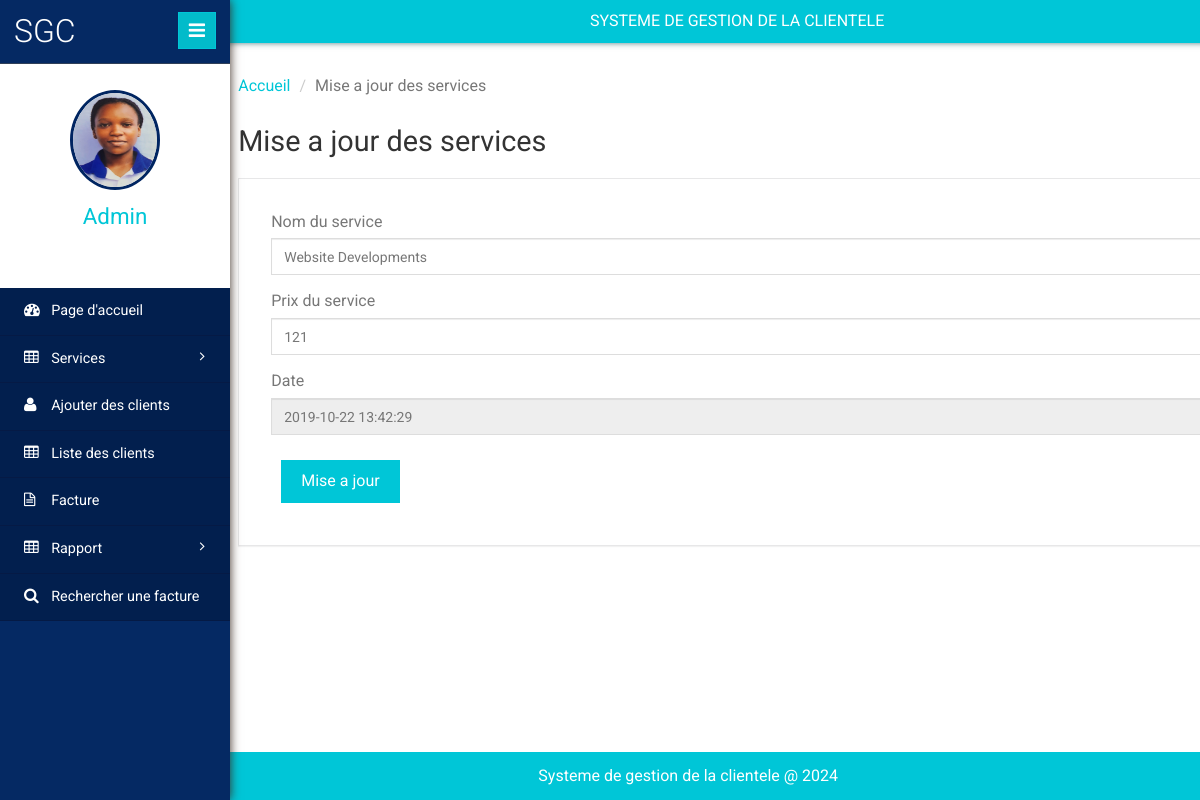
Screenshot of /clientms/admin/edit-services-details.php?editid=1 (signed in) with the database file from the repository.
### tables this page shows
CREATE TABLE `tblservices` (
  `ID` int(10) NOT NULL,
  `ServiceName` varchar(200) DEFAULT NULL,
  `ServicePrice` varchar(200) DEFAULT NULL,
  `CreationDate` timestamp NULL DEFAULT current_timestamp()
);

### clientms/admin/edit-services-details.php (the view, shortened to what this page needs)
<?php
include('includes/dbconnection.php');
if (strlen($_SESSION['clientmsaid']==0)) {
  header('location:logout.php');
  } else{
  ?>
<!DOCTYPE HTML>
<html>
<head>
	<link href="css/bootstrap.min.css" rel='stylesheet' type='text/css' />
	<link href="css/style.css" rel='stylesheet' type='text/css' />
	<link href="css/font-awesome.css" rel="stylesheet">
	<link rel="stylesheet" href="css/icon-font.min.css" type='text/css' />
</head>
<body>
<div class="page-container">
<div class="left-content">
<div class="inner-content">
<?php include_once('includes/header.php');?>
<div class="outter-wp">
<div class="sub-heard-part">
<ol class="breadcrumb m-b-0">
<li><a href="dashboard.php">Accueil</a></li>
<li class="active">Mise a jour des services</li>
</ol>
</div>
<div class="forms-main">
<h2 class="inner-tittle">Mise a jour des services </h2>
<div class="graph-form">
<div class="form-body">
<form method="post">
	<?php
$eid=$_GET['editid'];
$sql="SELECT * from tblservices where ID=:eid";
$query = $dbh -> prepare($sql);
$query->bindParam(':eid',$eid,PDO::PARAM_STR);
$query->execute();
$results=$query->fetchAll(PDO::FETCH_OBJ);
$cnt=1;
if($query->rowCount() > 0)
{
foreach($results as $row)
{               ?>
	<div class="form-group"> <label for="exampleInputEmail1">Nom du service</label> <input type="text" name="sname" value="<?php echo $row->ServiceName;?>" class="form-control" required='true'> </div>
	<div class="form-group"> <label for="exampleInputEmail1">Prix du service</label> <input type="text" name="price" value="<?php echo $row->ServicePrice;?>" class="form-control" required='true'> </div>
	<div class="form-group"> <label for="exampleInputEmail1">Date</label> <input type="text" name="" value="<?php echo $row->CreationDate;?>" readonly='true' class="form-control" required='true'> </div>
		<?php $cnt=$cnt+1;}} ?>
	 <button type="submit" class="btn btn-default" name="submit" id="submit">Mise a jour</button> </form>
</div>
</div>
</div>
</div>
<?php include_once('includes/footer.php');?>
</div>
</div>
<?php include_once('includes/sidebar.php');?>
</div>
</body>
</html>
<?php }  ?>

### clientms/admin/includes/sidebar.php (shortened to what this page needs)
<div class="sidebar-menu">
    <header class="logo">
        <a href="#" class="sidebar-icon"> <span class="fa fa-bars"></span> </a> <a href="dashboard.php"> <span id="logo"> <h1>SGC</h1></span>
        </a>
    </header>
    <div class="down">
        <?php
$aid=$_SESSION['clientmsaid'];
$sql="SELECT AdminName from  tbladmin where ID=:aid";
$query = $dbh -> prepare($sql);
$query->bindParam(':aid',$aid,PDO::PARAM_STR);
$query->execute();
$results=$query->fetchAll(PDO::FETCH_OBJ);
$cnt=1;
if($query->rowCount() > 0)
{
foreach($results as $row)
{               ?>
        <a href="dashboard.php"><img src="images/chastl.jpg" height="100" width="90"></a>
        <a href="dashboard.php"><span class=" name-caret"><?php  echo $row->AdminName;?></span></a>
        <?php $cnt=$cnt+1;}} ?>
        <ul>
            <li><a class="tooltips" href="admin-profile.php"><span>Profil</span><i class="lnr lnr-user"></i></a></li>
            <li><a class="tooltips" href="change-password.php"><span>Parametres</span><i class="lnr lnr-cog"></i></a></li>
            <li><a class="tooltips" href="logout.php"><span>Deconnexion</span><i class="lnr lnr-power-switch"></i></a></li>
        </ul>
    </div>
    <div class="menu">
        <ul id="menu" >
            <li><a href="dashboard.php"><i class="fa fa-tachometer"></i> <span>Page d'accueil</span></a></li>
            <li id="menu-academico" ><a href="#"><i class="fa fa-table"></i> <span> Services</span> <span class="fa fa-angle-right" style="float: right"></span></a>
            </li>
            <li><a href="add-client.php"><i class="fa fa-user"></i> <span>Ajouter des clients</span></a></li>
            <li><a href="manage-client.php"><i class="fa fa-table"></i> <span>Liste des clients</span></a></li>
            <li><a href="invoices.php"><i class="fa fa-file-text-o"></i> <span>Facture</span></a></li>
            <li id="menu-academico" ><a href="#"><i class="fa fa-table"></i> <span> Rapport </span> <span class="fa fa-angle-right" style="float: right"></span></a>
            </li>
            <li><a href="search-invoices.php"><i class="fa fa-search"></i> <span>Rechercher une facture</span></a></li>
        </ul>
    </div>
</div>

### rows the page displays
tblservices: sname "Website Developments", price "121", CreationDate "2019-10-22 13:42:29"

### other values shown
$row->AdminName "Admin"
